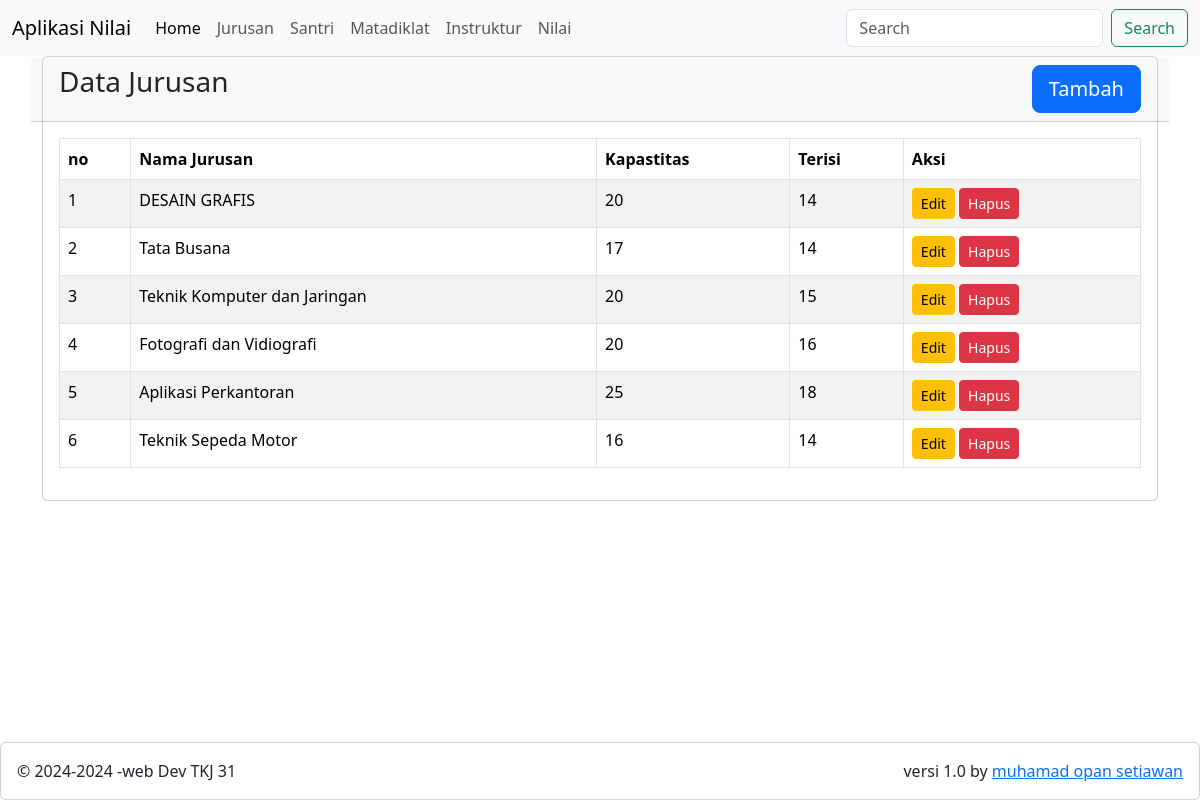
/?m=jurusan, run on the app's committed database.
### tables this page shows
CREATE TABLE `majors` (
  `id` int(11) NOT NULL,
  `name` varchar(75) DEFAULT NULL,
  `capacity` int(11) DEFAULT NULL,
  `fill` int(11) DEFAULT NULL
);

### jurusan/view.php (the view, shortened to what this page needs)
<sdiv clas="row">
    <div class="col-12">
        <div class="card">
            <div class="card-header row">
                <div class="card-title h3 col-8">Data Jurusan</div>
                <div class="col-4">
                    <a href="?m=jurusan&s=add" class="btn btn-lg btn-primary float-end">Tambah</a>
                </div>
            </div>
            <div class="card-body">
                <table class="table table-bordered table-striped table-hover">
                    <thead>
                        <tr>
                            <th>no</th>
                            <th>Nama Jurusan</th>
                            <th>Kapastitas</th>
                            <th>Terisi</th>
                            <th>Aksi</th>
                          </tr>
                        </thead>
                        <tbody>
                            <?php
                            include_once('config.php');
                            $sql = "SELECT * FROM majors";
                            $result = mysqli_query($con, $sql);
                            if (mysqli_num_rows($result)) {
                                $no=1;
                                while ($r = mysqli_fetch_assoc($result)) {
                                    echo '<tr>
                                        <td>'.$no.'</td>
                                        <td>'.$r['name'].'</td>
                                        <td>'.$r['capacity'].'</td>
                                        <td>'.$r['fill'].'</td>
                                        <td>
                                             <a href="?m=jurusan&s=edit&id='.$r['id'].'" class="btn btn-warning btn-sm">Edit</a>
                                             <a href="?m=jurusan&s=delete&id='.$r['id'].'" class="btn btn-danger btn-sm" onclick="return confirm (\'Yakin jurusan akan dihapus?, Menghapus jurusan akan menghilangkan semua data santri pada jurusan tersebut\')">Hapus</a>
                                        </td>
                                    </tr>';
                                    $no++;
                                }
                            } else {
                                echo '<tr>
                                    <td colspan="5" align="center">Data Kosong</td>
                                </tr>';
                            }
                            ?>
                        </tbody>
        </div>
    </div>
</div>

### index.php (shortened to what this page needs)
<!DOCTYPE html>
<html lang="en">
<head>
    <link href="https://cdn.jsdelivr.net/npm/bootstrap@5.3.3/dist/css/bootstrap.min.css" rel="stylesheet"
>
</head>
<body>
    <nav class="navbar navbar-expand-lg bg-light">
        <div class="container-fluid">
            <a class="navbar-brand" href="#">Aplikasi Nilai</a>
            <div class="collapse navbar-collapse" id="navbarSupportedContent">
                <ul class="navbar-nav me-auto mb-2 mb-lg-0">
                    <li class="nav-item">
                        <a class="nav-link active" aria-current="page" href=".">Home</a>
                    </li>
                    <li class="nav-item">
                        <a class="nav-link" href="?m=jurusan">Jurusan</a>
                    </li>
                    <li class="nav-item">
                        <a class="nav-link" href="?m=santri">Santri</a>
                    </li>
                    <li class="nav-item">
                        <a class="nav-link" href="?m=mapel">Matadiklat</a>
                    </li>
                    <li class="nav-item">
                        <a class="nav-link" href="?m=instruktur">Instruktur</a>
                    </li>
                    <li class="nav-item">
                        <a class="nav-link" href="?m=nilai">Nilai</a>
                    </li>
                </ul>
                <form class="d-flex" role="search">
                    <input class="form-control me-2" type="search" placeholder="Search" aria-label="Search">
                    <button class="btn btn-outline-success" type="submit">Search</button>
                </form>
            </div>
        </div>
    </nav>
    <div class="container mt-m2 mb-4">
        <?php include_once('tkj.php'); ?>
    </div>
    <div class="fixed-bottom">
        <div class="card">
            <div class="card-body">
                &copy; 2024-<?= date("Y") ?> -web Dev TKJ 31
                <span class="float-end">
                    versi 1.0 by <a href="opanstwn.rf.gd" target="blank" rel="noopener noreferrer">muhamad opan
                        setiawan</a>
                </span>
            </div>
        </div>
    </div>
</body>
</html>

### tkj.php (shortened to what this page needs)
<?php
$module = isset($_GET['m']) ? $_GET['m'] : 'home';
switch ($module) {
    case 'jurusan':
        include('jurusan/index.php');
        break;
}

### jurusan/index.php (shortened to what this page needs)
<?php
$module = isset($_GET['s']) ? $_GET['s'] : 'view';
switch ($module) {
    case 'view': default:
        include('jurusan/view.php');
        break;
}

### data on the page
majors: name "DESAIN GRAFIS", capacity "20", fill "14"
majors: name "Tata Busana", capacity "17", fill "14"
majors: name "Teknik Komputer dan Jaringan", capacity "20", fill "15"
majors: name "Fotografi dan Vidiografi", capacity "20", fill "16"
majors: name "Aplikasi Perkantoran", capacity "25", fill "18"
majors: name "Teknik Sepeda Motor", capacity "16", fill "14"
